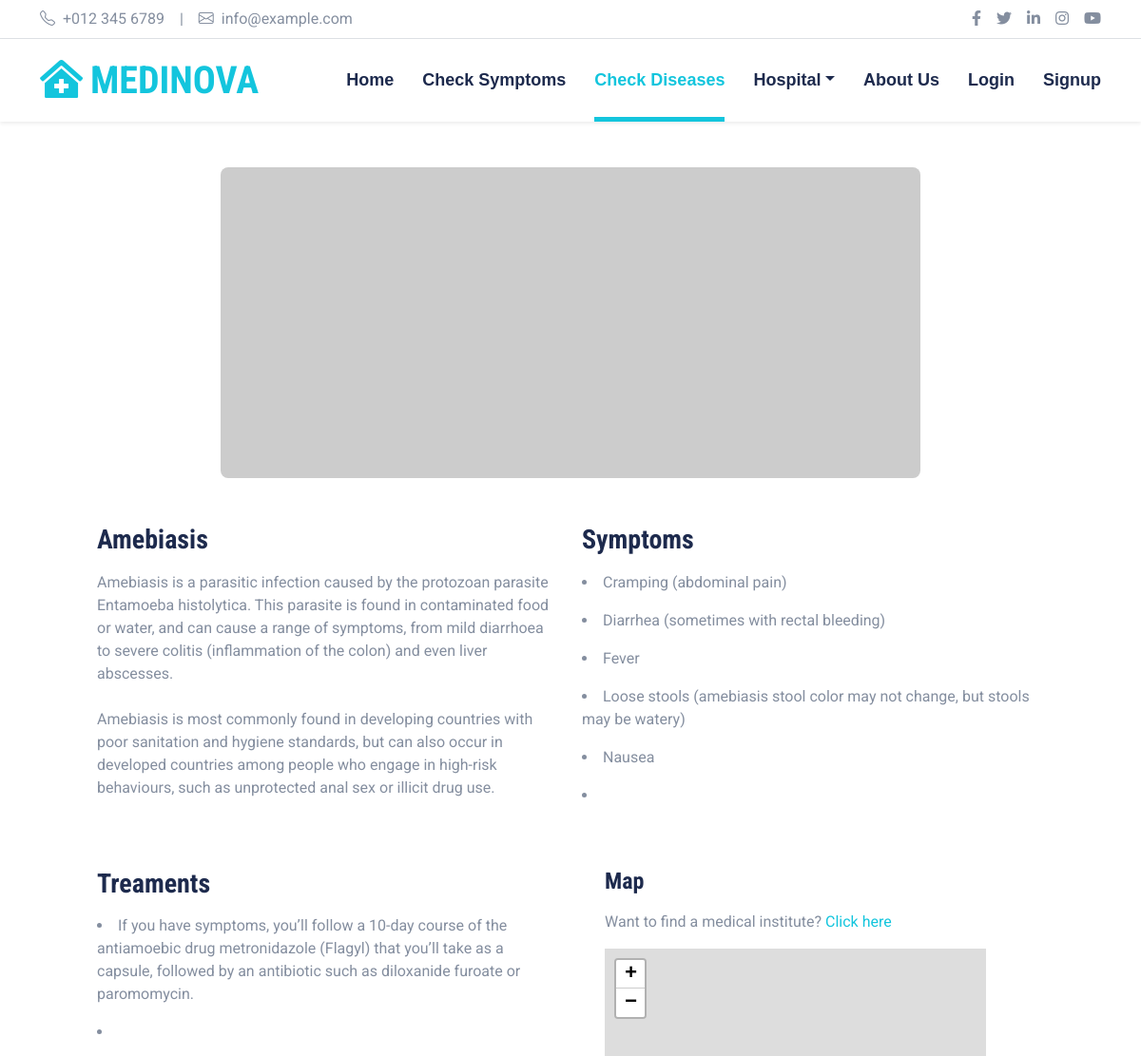
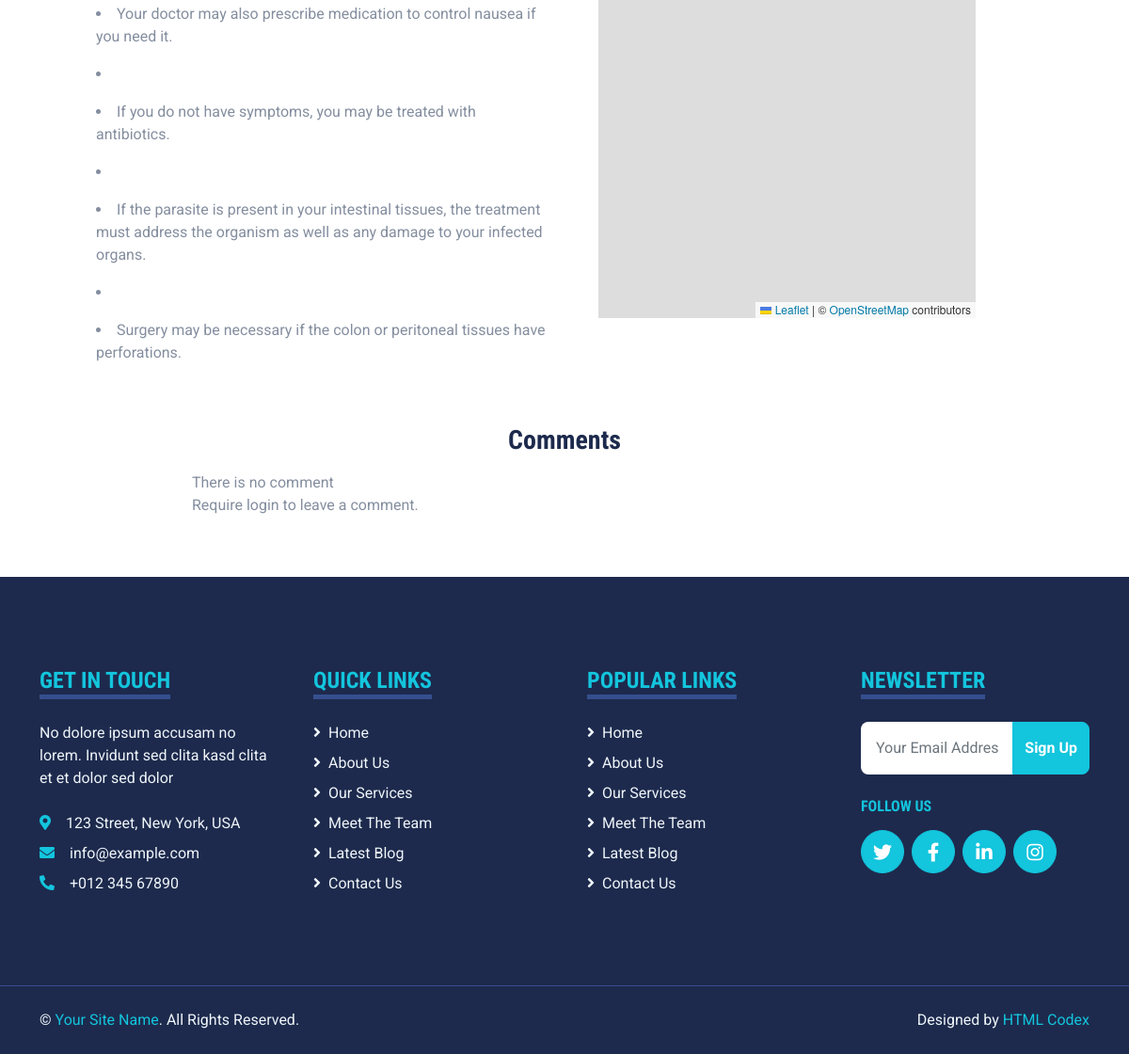
Screenshot of /Test.php?DiseaseId=14 with the database file from the repository (2 pictures, top to bottom).
### tables this page shows
CREATE TABLE `diseases` (
  `disease_id` int(11) NOT NULL,
  `user_id` int(11) NOT NULL,
  `disease_name` varchar(100) NOT NULL,
  `description` longtext NOT NULL,
  `symptoms` longtext NOT NULL,
  `treatment` longtext NOT NULL,
  `disease_image` longblob DEFAULT NULL,
  `upload_time` timestamp NOT NULL DEFAULT current_timestamp() ON UPDATE current_timestamp()
);

### Test.php (the view, shortened to what this page needs)
<?php
	require("connect.php");
?>
<!DOCTYPE html>
<html lang="en">
<head>
    <link href="https://cdnjs.cloudflare.com/ajax/libs/font-awesome/5.15.0/css/all.min.css" rel="stylesheet">
    <link href="https://cdn.jsdelivr.net/npm/bootstrap-icons@1.4.1/font/bootstrap-icons.css" rel="stylesheet">
    <link href="lib/owlcarousel/assets/owl.carousel.min.css" rel="stylesheet">
    <link href="lib/tempusdominus/css/tempusdominus-bootstrap-4.min.css" rel="stylesheet" />
    <link href="css/bootstrap.min.css" rel="stylesheet">
    <link href="css/style.css" rel="stylesheet">
     <link rel="stylesheet" href="https://unpkg.com/leaflet/dist/leaflet.css" />
</head>
<body>
     <div class="container-fluid py-2 border-bottom d-none d-lg-block">
        <div class="container">
            <div class="row">
                <div class="col-md-6 text-center text-lg-start mb-2 mb-lg-0">
                    <div class="d-inline-flex align-items-center">
                        <a class="text-decoration-none text-body pe-3" href=""><i class="bi bi-telephone me-2"></i>+012 345 6789</a>
                        <span class="text-body">|</span>
                        <a class="text-decoration-none text-body px-3" href=""><i class="bi bi-envelope me-2"></i>info@example.com</a>
                    </div>
                </div>
                <div class="col-md-6 text-center text-lg-end">
                    <div class="d-inline-flex align-items-center">
                        <a class="text-body px-2" href="">
                            <i class="fab fa-facebook-f"></i>
                        </a>
                        <a class="text-body px-2" href="">
                            <i class="fab fa-twitter"></i>
                        </a>
                        <a class="text-body px-2" href="">
                            <i class="fab fa-linkedin-in"></i>
                        </a>
                        <a class="text-body px-2" href="">
                            <i class="fab fa-instagram"></i>
                        </a>
                        <a class="text-body ps-2" href="">
                            <i class="fab fa-youtube"></i>
                        </a>
                    </div>
                </div>
            </div>
        </div>
    </div>
    <div class="container-fluid sticky-top bg-white shadow-sm">
        <div class="container">
            <nav class="navbar navbar-expand-lg bg-white navbar-light py-3 py-lg-0">
                <a href="Home.php" class="navbar-brand">
                    <h1 class="m-0 text-uppercase text-primary"><i class="fa fa-clinic-medical me-2"></i>Medinova</h1>
                </a>
                <div class="collapse navbar-collapse" id="navbarCollapse">
                    <div class="navbar-nav ms-auto py-0">
                        <a href="Home.php" class="nav-item nav-link">Home</a>
                        <a href="CheckSymptoms.php" class="nav-item nav-link">Check Symptoms</a>
                        <a href="CheckDiseases.php" class="nav-item nav-link active">Check Diseases</a>
                        <div class="nav-item dropdown">
                            <a href="Hospital.php" class="nav-link dropdown-toggle" data-bs-toggle="dropdown">Hospital</a>
                        </div>
                        <a href="AboutUs.php" class="nav-item nav-link">About Us</a>
                        <?php if (isset($_SESSION['isLogin']) && $_SESSION["isLogin"]===true) { ?>
                        <a href="Profile.php" class="nav-item nav-link">Profile</a>
                        <a href="logout.php" class="nav-item nav-link">Logout</a>
                        <?php } else { ?>
                        <a href="Login.php" class="nav-item nav-link">Login</a>
                        <a href="Signup.php" class="nav-item nav-link">Signup</a>
                        <?php } ?>
                    </div>
                </div>
            </nav>
        </div>
    </div>
    <?php
       if(isset($_GET['DiseaseId'])){
            $disease_id = $_GET["DiseaseId"];
            $sql = "SELECT * FROM diseases WHERE disease_id='$disease_id'";
            $result = $mysqli->query($sql);
            $row = mysqli_fetch_assoc($result);
            echo "<div class='container my-5'>";
            echo "<div class='row'>";
            echo "<div class='col-md-8 mx-auto'>";
            echo " <img src='https://via.placeholder.com/900x400' alt='Disease Image' class='img-fluid rounded '>";
            echo "</div>";
            echo "</div>";
            echo "<div class='row my-5 mx-5'>";
            echo "<div class='col-md-6'>";
            echo "<h3 id='disease-name' class='mb-3'>" . $row['disease_name'] . "</h5>";
            echo '<div id="disease-description" contentEditable="false"  class="col-md-12">';
            $descriptions = htmlspecialchars($row['description']);
            $descriptions = nl2br($descriptions);
                echo '<p class="mb-3">' . $descriptions . '</p>' ;
            echo '</div>';
            echo '</div>';
            echo "<div class='col-md-6'>";
            echo "<h3 class='mb-3'> Symptoms </h3>";
            echo '<div id="disease-symptoms" contentEditable="false"  class="col-md-12">';
            $delimiter = '.';
            $symptoms = explode($delimiter, $row["symptoms"]);
            foreach ($symptoms as $symptom) {
                echo '<li class="mb-3">' . $symptom . '</li>';
            }
            echo '</div>';
            echo '</div>';
            echo '</div>';
            echo "<div class='row mx-5'>";
            echo "<div class='col-md-6'>";
            echo "<h3 class='mb-3'> Treaments </h3>";
            echo '<div id="disease-treatment" contentEditable="false" class="col-md-12">';
            $treatments = explode("\n",htmlspecialchars_decode($row["treatment"]));
            foreach ($treatments as $treatment) {
                echo '<li class="mb-3">' . $treatment . '</li>';
            }
            echo '</div>';
            echo '</div>';
            echo '<div class="col-md-5 ms-4">';
            echo "<h4 class='mb-3'> Map </h4>";
            echo '<p>Want to find a medical institute? <a href="#" onclick="getLocationAndRedirect(event)">Click here</a></p>';
            echo '<div id="map" class="w-100 h-75 align-items-sm-center">';
            echo '</div>';
            echo '</div>';
            echo '</div>';
            echo '</div>';
            echo '<div class="row">';
            echo "<div class='col-md-8 mx-auto'>";
            echo "<h3 class='mb-3 text-sm-center'> Comments </h3>";
            $sql1 = "SELECT c.*, u.name FROM comments c JOIN users u ON c.user_id = u.user_id WHERE c.disease_id = $disease_id ORDER BY c.comment_timestamp DESC";
            $result1 = $mysqli->query($sql1);
            if(!$result1){
                echo "Error retrieving comments from database: " . mysqli_error($mysqli);;
            }else{
                if($result1->num_rows > 0){
                    while ($rows = mysqli_fetch_assoc($result1)) {
                        $comment = $rows['comment_content'];
                        $timestamp = $rows['comment_timestamp'];
                        $name = $rows['name'];
                        $comment_id = $rows['comment_id'];
                        echo '<div class="card mb-3">
                        <div class="card-body">
                        <div class="row">
                            <div class="col">
                            <h5 class="card-title">' . $name . '</h5>
                            <p class="card-text">' . $comment . '</p>
                            <p class="card-text"><small class="text-muted">' . $timestamp . '</small></p>
                            </div>
                        </div>
                        <div class="row">
                            <div class="col">
                            <div class="card">
                                <div class="card-body">
                                <form method="POST" action="reply.php">
                                    <div class="mb-3">
                                    <label for="reply" class="form-label">Reply</label>
                                    <textarea class="form-control" id="reply" name="reply" rows="1" required></textarea>
                                    </div>
                                    <input type="hidden" name="comment_id" value="' . $comment_id . '">
                                    <input type="submit" class="btn btn-primary" value="Submit">
                                </form>
                                </div>
                            </div>
                            </div>
                        </div>
                        </div>
                    </div>';
                    }
                }else{
                    echo "There is no comment";
                }
            }
            if(isset($_SESSION['userid'])){
                $user_id = $_SESSION['userid'];
                $disease_id = $row["disease_id"];
                $disease_name = $row["disease_name"];
                echo '<form method="post" action="InsertComment.php">' ;
                echo '<input type="hidden" name="user_id" value="'. $user_id .'">';
                echo '<input type="hidden" name="disease_id" value="'. $disease_id .'">';
                echo '<input type="hidden" name="disease_name" value="'. $disease_name .'">';
                echo '<div class="mb-3">';
                echo '<label for="comment" class="form-label">Comment</label>';
                echo '<textarea class="form-control" id="comment" name="comment" required></textarea>';
                echo '</div>';
                echo '<button type="submit" class="btn btn-primary">Submit</button>';
                echo '</form>';
            }else{
                echo '<p>Require login to leave a comment.</p>';
            }
            echo '</div>';
            echo '</div>';
        }
        ?>
    <div class="container-fluid bg-dark text-light mt-5 py-5">
        <div class="container py-5">
            <div class="row g-5">
                <div class="col-lg-3 col-md-6">
                    <h4 class="d-inline-block text-primary text-uppercase border-bottom border-5 border-secondary mb-4">Get In Touch</h4>
                    <p class="mb-4">No dolore ipsum accusam no lorem. Invidunt sed clita kasd clita et et dolor sed dolor</p>
                    <p class="mb-2"><i class="fa fa-map-marker-alt text-primary me-3"></i>123 Street, New York, USA</p>
                    <p class="mb-2"><i class="fa fa-envelope text-primary me-3"></i>info@example.com</p>
                    <p class="mb-0"><i class="fa fa-phone-alt text-primary me-3"></i>+012 345 67890</p>
                </div>
                <div class="col-lg-3 col-md-6">
                    <h4 class="d-inline-block text-primary text-uppercase border-bottom border-5 border-secondary mb-4">Quick Links</h4>
                    <div class="d-flex flex-column justify-content-start">
                        <a class="text-light mb-2" href="#"><i class="fa fa-angle-right me-2"></i>Home</a>
                        <a class="text-light mb-2" href="#"><i class="fa fa-angle-right me-2"></i>About Us</a>
                        <a class="text-light mb-2" href="#"><i class="fa fa-angle-right me-2"></i>Our Services</a>
                        <a class="text-light mb-2" href="#"><i class="fa fa-angle-right me-2"></i>Meet The Team</a>
                        <a class="text-light mb-2" href="#"><i class="fa fa-angle-right me-2"></i>Latest Blog</a>
                        <a class="text-light" href="#"><i class="fa fa-angle-right me-2"></i>Contact Us</a>
                    </div>
                </div>
                <div class="col-lg-3 col-md-6">
                    <h4 class="d-inline-block text-primary text-uppercase border-bottom border-5 border-secondary mb-4">Popular Links</h4>
                    <div class="d-flex flex-column justify-content-start">
                        <a class="text-light mb-2" href="#"><i class="fa fa-angle-right me-2"></i>Home</a>
                        <a class="text-light mb-2" href="#"><i class="fa fa-angle-right me-2"></i>About Us</a>
                        <a class="text-light mb-2" href="#"><i class="fa fa-angle-right me-2"></i>Our Services</a>
                        <a class="text-light mb-2" href="#"><i class="fa fa-angle-right me-2"></i>Meet The Team</a>
                        <a class="text-light mb-2" href="#"><i class="fa fa-angle-right me-2"></i>Latest Blog</a>
                        <a class="text-light" href="#"><i class="fa fa-angle-right me-2"></i>Contact Us</a>
                    </div>
                </div>
                <div class="col-lg-3 col-md-6">
                    <h4 class="d-inline-block text-primary text-uppercase border-bottom border-5 border-secondary mb-4">Newsletter</h4>
                    <form action="">
                        <div class="input-group">
                            <input type="text" class="form-control p-3 border-0" placeholder="Your Email Address">
                            <button class="btn btn-primary">Sign Up</button>
                        </div>
                    </form>
                    <h6 class="text-primary text-uppercase mt-4 mb-3">Follow Us</h6>
                    <div class="d-flex">
                        <a class="btn btn-lg btn-primary btn-lg-square rounded-circle me-2" href="#"><i class="fab fa-twitter"></i></a>
                        <a class="btn btn-lg btn-primary btn-lg-square rounded-circle me-2" href="#"><i class="fab fa-facebook-f"></i></a>
                        <a class="btn btn-lg btn-primary btn-lg-square rounded-circle me-2" href="#"><i class="fab fa-linkedin-in"></i></a>
                        <a class="btn btn-lg btn-primary btn-lg-square rounded-circle" href="#"><i class="fab fa-instagram"></i></a>
                    </div>
                </div>
            </div>
        </div>
    </div>
    <div class="container-fluid bg-dark text-light border-top border-secondary py-4">
        <div class="container">
            <div class="row g-5">
                <div class="col-md-6 text-center text-md-start">
                    <p class="mb-md-0">&copy; <a class="text-primary" href="#">Your Site Name</a>. All Rights Reserved.</p>
                </div>
                <div class="col-md-6 text-center text-md-end">
                    <p class="mb-0">Designed by <a class="text-primary" href="https://htmlcodex.com">HTML Codex</a></p>
                </div>
            </div>
        </div>
    </div>
</body>
</html>

### css/style.css (style rules this page uses)
:root { --primary: #13C5DD; --secondary: #354F8E; --light: #EFF5F9; --dark: #1D2A4D; }
.btn { font-weight: 700; transition: .5s; }
.btn-primary { color: #FFFFFF; }
.btn-lg-square { width: 46px; height: 46px; }
.btn-square, .btn-sm-square, .btn-lg-square { padding-left: 0; padding-right: 0; text-align: center; }
.navbar-light .navbar-nav .nav-link { font-family: 'Jost', sans-serif; position: relative; margin-left: 30px; padding: 30px 0; font-size: 18px; font-weight: 700; color: var(--dark); outline: none; transition: .5s; }
.navbar-light .navbar-nav .nav-link:hover, .navbar-light .navbar-nav .nav-link.active { color: var(--primary); }
@media (min-width: 992px) { .navbar-light .navbar-nav .nav-link::before { position: absolute; content: ""; width: 0; height: 5px; bottom: 0; left: 50%; background: var(--primary); transition: .5s; } }
@media (min-width: 992px) { .navbar-light .navbar-nav .nav-link:hover::before, .navbar-light .navbar-nav .nav-link.active::before { width: 100%; left: 0; } }

### rows the page displays
diseases: disease_name "Amebiasis", description "Amebiasis is a parasitic infection caused by the protozoan parasite Entamoeba histolytica. This parasite is found in contaminated food or water, and can cause a range of symptoms, from mild diarrhoea to severe colitis (inflammation of the colon) and even liver abscesses. Amebiasis is most commonly found in developing countries with poor sanitation and hygiene standards, but can also occur in developed countries among people who engage in high-risk behaviours, such as unprotected anal sex or illicit drug use.", symptoms "Cramping (abdominal pain)", symptoms "Diarrhea (sometimes with rectal bleeding)", symptoms "Fever", symptoms "Loose stools (amebiasis stool color may not change, but stools may be watery)", symptoms "Nausea", treatment "If you have symptoms, you’ll follow a 10-day course of the antiamoebic drug metronidazole (Flagyl) that you’ll take as a capsule, followed by an antibiotic such as diloxanide furoate or paromomycin.", treatment "Your doctor may also prescribe medication to control nausea if you need it.", treatment "If you do not have symptoms, you may be treated with antibiotics.", treatment "If the parasite is present in your intestinal tissues, the treatment must address the organism as well as any damage to your infected organs.", treatment "Surgery may be necessary if the colon or peritoneal tissues have perforations."
